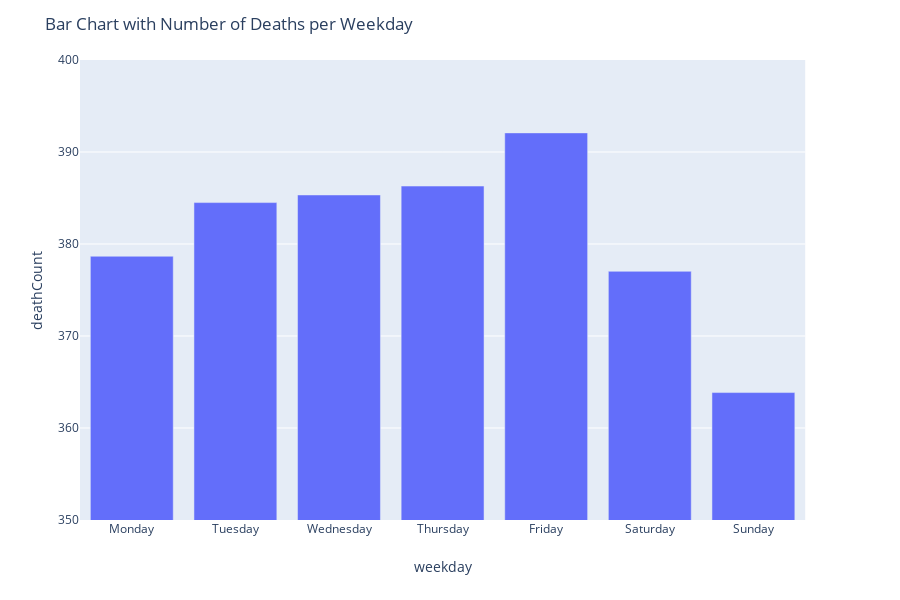

Source (notebook cell):
### Code cell
df_weekday['weekday'] = df_weekday.index
# draw barchart
fig = px.bar(df_weekday , x="weekday", y="deathCount"
            , range_y=[350,400]
             , barmode="group"
            )

fig.update_layout(
    title=go.layout.Title(
        text="Bar Chart with Number of Deaths per Weekday"
    ))
fig.show()

### Figure 1 — Plotly figure (JSON) as saved in the notebook; plotly's stock layout.template omitted (floating-point values rounded to 4 significant figures)
{"data": [{"alignmentgroup": "True", "hoverlabel": {"namelength": 0}, "hovertemplate": "weekday=%{x}<br>deathCount=%{y}", "legendgroup": "", "marker": {"color": "#636efa"}, "name": "", "offsetgroup": "", "orientation": "v", "showlegend": false, "textposition": "auto", "type": "bar", "x": ["Monday", "Tuesday", "Wednesday", "Thursday", "Friday", "Saturday", "Sunday"], "xaxis": "x", "y": [378.7, 384.5, 385.3, 386.3, 392.1, 377.0, 363.9], "yaxis": "y"}], "layout": {"barmode": "group", "height": 600, "legend": {"tracegroupgap": 0}, "margin": {"t": 60}, "title": {"text": "Bar Chart with Number of Deaths per Weekday"}, "xaxis": {"anchor": "y", "domain": [0, 0.98], "title": {"text": "weekday"}}, "yaxis": {"anchor": "x", "domain": [0, 1], "range": [350, 400], "title": {"text": "deathCount"}}}}
